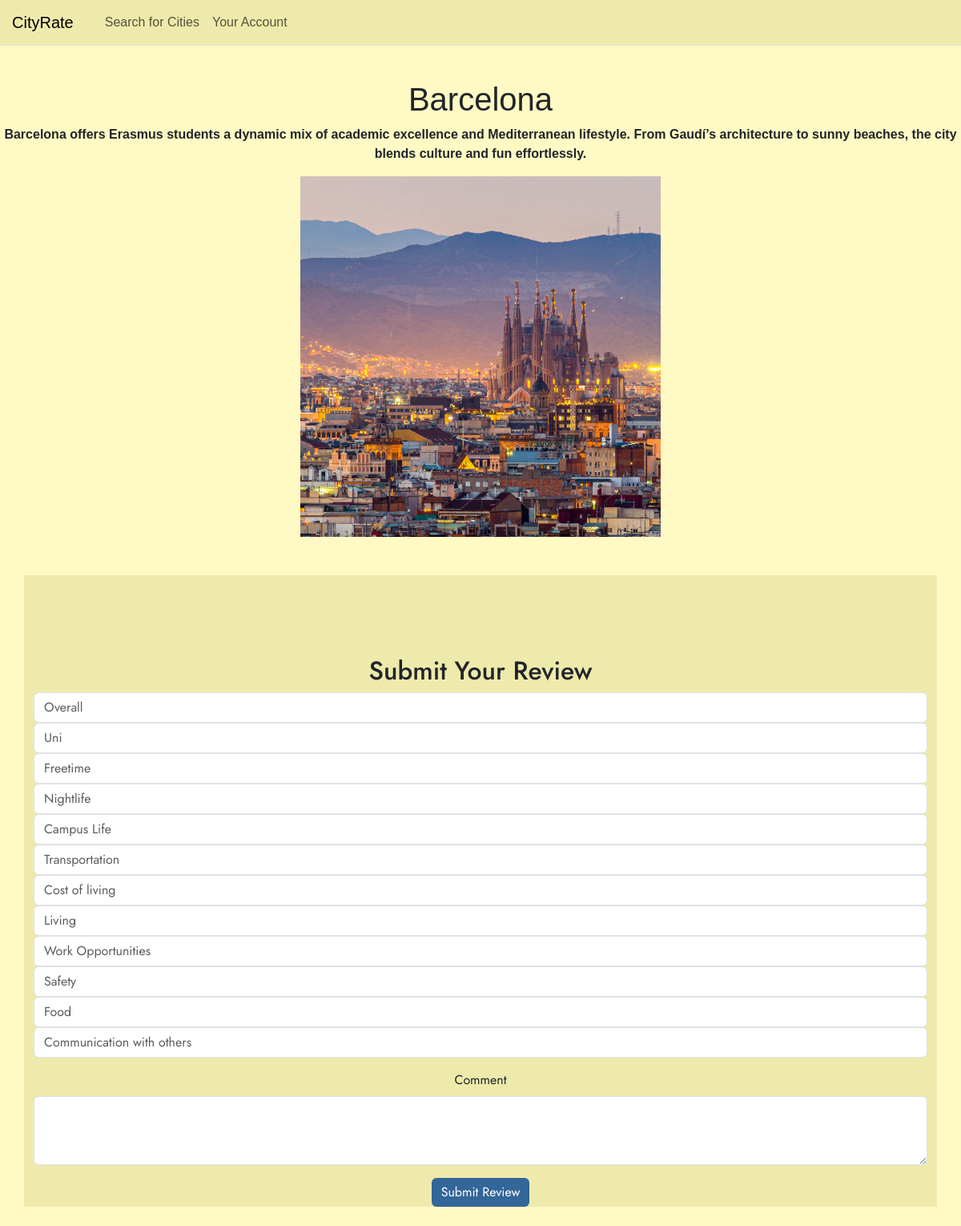
The app's page /review/Barcelona (signed in) with its own data.
### tables this page shows
CREATE TABLE city (
    name TEXT PRIMARY KEY NOT NULL,
    description TEXT NOT NULL,
    image_path TEXT
);

### app.py (the view, shortened to what this page needs)
@app.route('/review/<city_name>', methods=['GET', 'POST'])
@login_required
def review(city_name): #cityname wird übergeben
    if not city_name:
        return "No city chosen", 400
    db_con = get_db_con()
    form = ReviewForm()
    city = db_con.execute(
        'SELECT * FROM city WHERE LOWER(name) = LOWER(?)',
        (city_name.lower(),)
    ).fetchone()
    return render_template('review.html', city=city, form=form)

### app.py (called while the page is built)
@login_manager.user_loader #Flask-Login decorator, um eingeloggten Benutzer zu laden
def load_user(user_id):
    return User.get(user_id) #User mit ID wird aus Datenbank geholt

    @staticmethod
    def get(user_id):
        db_con = get_db_con()
        getuser = db_con.execute(
            'SELECT * FROM user WHERE id = ?', (user_id,)).fetchone()
        if getuser:
            return User(id=getuser['id'],username= getuser['username'], password=getuser['password'] )
        return None

### db.py (called while the page is built)
def get_db_con(pragma_foreign_keys = True):
    if 'db_con' not in g:
        g.db_con = sqlite3.connect(
            current_app.config['DATABASE'],
            detect_types=sqlite3.PARSE_DECLTYPES
        )
        g.db_con.row_factory = sqlite3.Row
        if pragma_foreign_keys:
            g.db_con.execute('PRAGMA foreign_keys = ON;')
    return g.db_con

def close_db_con(e=None):
    db_con = g.pop('db_con', None)
    if db_con is not None:
        db_con.close()

### templates/review.html (shortened to what this page needs)
{% from 'bootstrap5/nav.html' import render_nav_item %}
<!DOCTYPE html>
<html>
<head>
    {{ bootstrap.load_css() }}
<link rel="stylesheet" href="{{ url_for('static', filename='css/style.css') }}">
</head>
<body style ="padding-top: 100px; background-color: #fff9c4; font-family: 'Urbanist', sans-serif;">
  <nav class="navbar navbar-expand-xl border-bottom mb-3 fixed-top">
        <div class="container-fluid px-0">
            <a class="navbar-brand" href="{{ url_for('home') }}"  style ="padding-left: 15px;" >CityRate</a>
            <div class="collapse navbar-collapse" id="menu">
    <ul class="navbar-nav me-auto mb-2 mb-lg-0" style="padding-left: 15px;">
        {{ render_nav_item('search', 'Search for Cities') }}
        {{ render_nav_item('profile', 'Your Account') }}
    </ul>
</div>
        </div>
    </nav>
    <header>
        <h1>{{ city['name'] }}</h1>
        <p class="fw-bold mb-3 text-center">{{ city['description'] }}</p>
       <img src="{{ url_for('static', filename='images/' ~ city['image_path']) }}" alt="{{ city['name'] }}" class="city-image">
    </header>
    <main class="container mt-5">
    <h2 class="text-center">Submit Your Review</h2>
    <form method="POST" class="mb-4">
        <div class="mb-3">
            {{ form.overall_rating(class="form-control", placeholder="Overall", min=1, max=5) }}
            {{ form.uni_rating(class="form-control", placeholder="Uni", min=1, max=5) }}
            {{ form.freetime_rating(class="form-control", placeholder="Freetime", min=1, max=5) }}
            {{ form.nightime_rating(class="form-control", placeholder="Nightlife", min=1, max=5) }}
            {{ form.campus_life_rating(class="form-control", placeholder="Campus Life", min=1, max=5) }}
            {{ form.transportation_rating(class="form-control", placeholder="Transportation", min=1, max=5) }}
            {{ form.cost_rating(class="form-control", placeholder="Cost of living", min=1, max=5) }}
            {{ form.living_rating(class="form-control", placeholder="Living", min=1, max=5) }}
            {{ form.workopportunities_rating(class="form-control", placeholder="Work Opportunities",  min=1, max=5) }}
            {{ form.safety_rating(class="form-control", placeholder="Safety", min=1, max=5) }}
            {{ form.food_rating(class="form-control", placeholder="Food", min=1, max=5) }}
            {{ form.comunication_rating(class="form-control", placeholder="Communication with others", min=1, max=5) }}
        </div>
        <div class="mb-3">
            {{ form.comment.label(class="form-label") }}
            {{ form.comment(class="form-control", rows=3) }}
        </div>
        <button type="submit" class="btn custom-button1">{{ form.submit.label.text }}
        </button>
    </form>
</main>
</body>
</html>

### static/css/style.css (style rules this page uses)
h1, h2, h3, h4, h5, h6 { text-align: center; }
body { padding-top: 100px; background-color: #EEEAAB; font-family: 'Jost', sans-serif; }
main { background-color: #EEEAAB; font-family: 'Jost', sans-serif; text-align: center; padding-top: 100px; }
nav.navbar { background-color: #EEEAAB; opacity: 1; }
.custom-button1 { background-color: #336699; color: white; border: none; }

### templates/review.html (style rules this page uses)
.city-image { width: 450px; height: 450px; object-fit: cover; display: block; margin: 0 auto; }

### records on screen
city: name "Barcelona", description "Barcelona offers Erasmus students a dynamic mix of academic excellence and Mediterranean lifestyle. From Gaudí’s architecture to sunny beaches, the city blends culture and fun effortlessly.", image_path (picture)

### other values on screen
{{ render_nav_item('search', 'Search for Cities') }} "Search for Cities"
{{ render_nav_item('profile', 'Your Account') }} "Your Account"
